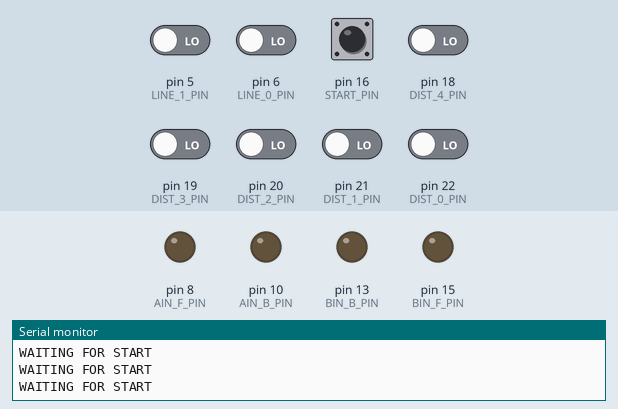
The sketch below on a simulated Arduino Mega 2560, built with avr-gcc and run on an emulated ATmega2560. Parts: output pins drawn as LEDs (lit = HIGH), the last lines printed to the serial monitor. Dashed ring = blinking. Inputs (shaded band) come from the test bench; at power-on: pin 5 (LINE_1_PIN), pin 6 (LINE_0_PIN), pin 16 (START_PIN), pin 18 (DIST_4_PIN), pin 19 (DIST_3_PIN), pin 20 (DIST_2_PIN), pin 21 (DIST_1_PIN), pin 22 (DIST_0_PIN) LOW.

Above: at 0.8 s.
0.9 s: pin 16 (START_PIN) pulled HIGH for 1 s
At 1.7 s:
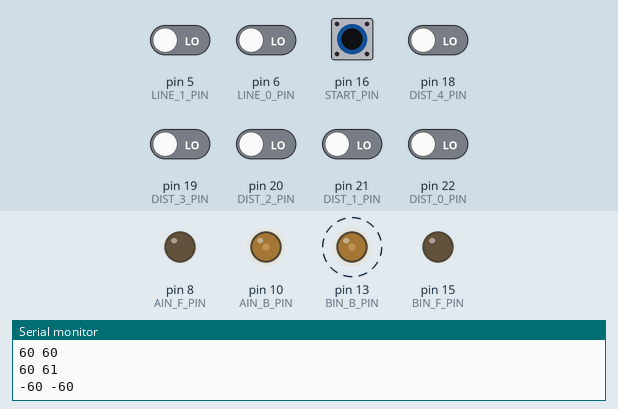
3.4 s: pin 16 (START_PIN) pulled HIGH for 0.15 s
At 3.47 s:
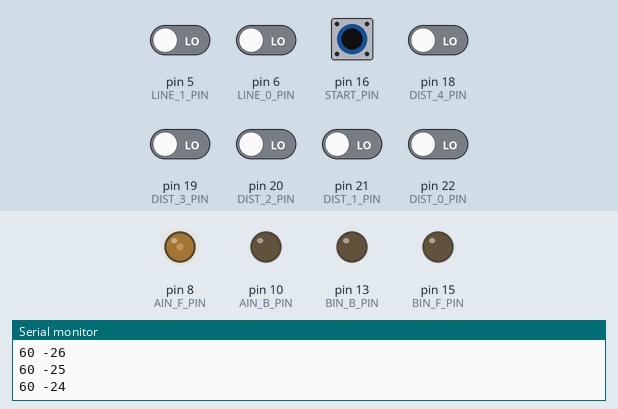
5.0 s: pin 5 (LINE_1_PIN) driven HIGH and pin 16 (START_PIN) driven HIGH
At 5.66 s:
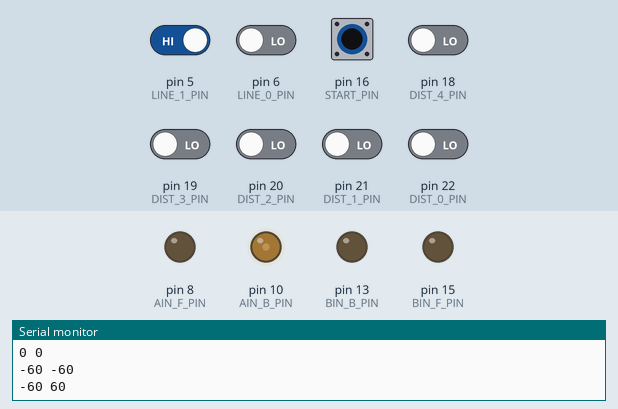
8.0 s: pin 6 (LINE_0_PIN) driven HIGH
At 9.2 s:
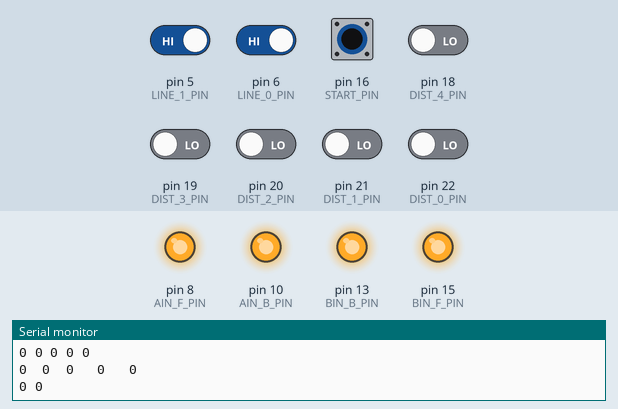
9.5 s: pin 5 (LINE_1_PIN) driven LOW
At 9.63 s:
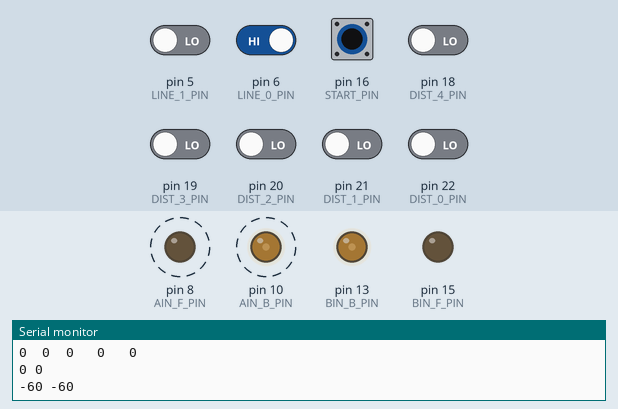
12.5 s: pin 5 (LINE_1_PIN) driven HIGH
At 13.4 s:
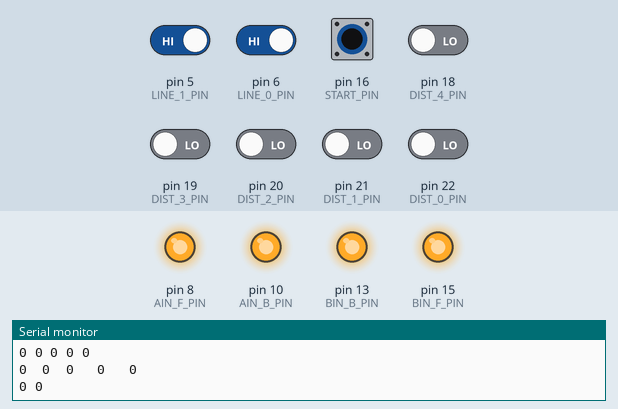
Timing chart, 0 to 15.3 s (numbered marks = the images above; inputs shaded):
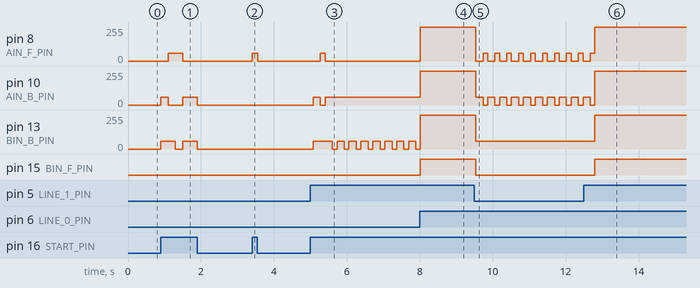

The sketch:

aug_copy_20230323185830.ino
```cpp
#define DIST_0_PIN 22// 90 left
#define DIST_1_PIN 21// sligt left
#define DIST_2_PIN 20// front
#define DIST_3_PIN 19// slight right
#define DIST_4_PIN 18// 90 right


#define LINE_0_PIN 6//left
#define LINE_1_PIN 5//right

#define AIN_F_PIN 8//left motor 8
#define AIN_B_PIN 10
#define BIN_F_PIN 15// right motor
#define BIN_B_PIN 13 //13

#define START_PIN 16
#define IR_PIN 17


#define DEBUG // coment if not needed
//#define DELAY // UNCOMENT IF NEED 5s DELAY
//#define TURN180

#ifdef DELAY
  #define START_DELAY 5000
#endif

#ifdef DEBUG
  #define BAUD 115200
#endif

// --------------------------tuning parameters------------------------------------------
#define SEARCH_SPEED 60 //maximum speed to manage to not fly out of the ring
#define ATTACK_SPEED 100 //maximum speed without vienkes
#define FULL_SPEED 200 // 255 FW taktika
#define DRIG_SPEED 255 // nu aiskiau paaiskint nei vardas negaliu
#define ROT_SPEED  60 //sukimosi paieskos greitis

#define MAX_SPEED_DISTANCE 100
#define FRONT_OVERRIDE_DISTANCE 300

#define DRIG_TIME 50
#define DRIG_INTERVAL 750
#define LINE_SEE_ROT_TIME 200
#define FULL_ROT_TIME 400
#define MID_TRACK_TIME 500
#define FULL_TURN_DELAY 100 //ms to turn 180 deg


const int lineTreshold = 500;


// absolutelly needed variables DO NOT FUCIKING TOUCH
// if not know what means ofc
#define DIST_TIMEOUT 25000
#define MAX_RANGE 700 // mm
#define APROX_SEE 100// maximum diference between sensors to see
int dist[5];
bool see[5];
bool timeout[5];
int a = 1; // Drig - 1; Lankos - 2
int b = 1; // other IR option

bool line[2];
int tactic = 0; // 0 is default tactic
bool attack = false;
bool notInProgress = true;
bool inAttack = false;

// functions
void drive(int spdA, int spdB);
void sensors();
void driger(int Mode);
void lankos(int mode);
void attacker();
void lineAvoid(bool left = false, bool right = false);
void rot180();

void setup()
{

  pinMode(AIN_F_PIN, OUTPUT);
  pinMode(AIN_B_PIN, OUTPUT);
  pinMode(BIN_F_PIN, OUTPUT);
  pinMode(BIN_B_PIN, OUTPUT);

  pinMode(DIST_0_PIN, INPUT);
  pinMode(DIST_1_PIN, INPUT);
  pinMode(DIST_2_PIN, INPUT);
  pinMode(DIST_3_PIN, INPUT);
  pinMode(DIST_4_PIN, INPUT);

  pinMode(LINE_0_PIN, INPUT);
  pinMode(LINE_1_PIN, INPUT);

  pinMode(START_PIN, INPUT);

  #ifdef DEBUG
    byte errorCode = diagnostics();
    Serial.begin(BAUD);
    if(errorCode == 0)
    {
      Serial.println("INIT complete");
      Serial.println("No errors found");
    }
    else
    {
      Serial.println("INIT complete");
      Serial.print("Error code: ");
      Serial.println(errorCode);
    }
  #endif

  while(!digitalRead(START_PIN))
  {
    #ifdef DEBUG
      Serial.println("WAITING FOR START");
    #endif
    delay(1);
  }

  #ifdef DELAY
    drive(0, 0);
    delay(START_DELAY);
  #endif

  #ifdef TURN180
    rot180();
  #endif

}

void loop() {
  sensors();
  if(a == 1)
  {
      driger(1);
  }
  else
  {
      lankos(1);
  }
}

int diagnostics()
{
  byte errorCod = 0;
  return errorCod;
}

void drive(int spdA, int spdB)
{
  //constrains
  #ifdef DEBUG
    Serial.print(spdA);
    Serial.print(" ");
    Serial.println(spdB);
  #endif
  if(digitalRead(START_PIN))
  {
    if(spdA == 0 && spdB == 0)
    {
      digitalWrite(AIN_F_PIN, HIGH);
      digitalWrite(AIN_B_PIN, HIGH);
      digitalWrite(BIN_F_PIN, HIGH);
      digitalWrite(BIN_B_PIN, HIGH);
    }
    else
    {
      if(spdA > 0)// motor A drive
      {
        analogWrite(AIN_F_PIN, spdA);
        digitalWrite(AIN_B_PIN, LOW);
      }
      else
      {
        digitalWrite(AIN_F_PIN, LOW);
        analogWrite(AIN_B_PIN, -spdA);
      }

      if(spdB > 0) // motor B drive
      {
        analogWrite(BIN_F_PIN, spdB);
        digitalWrite(BIN_B_PIN, LOW);
      }
      else
      {
        digitalWrite(BIN_F_PIN, LOW);
        analogWrite(BIN_B_PIN, -spdB);
      }

    }
  }
  else //stop
  {
    digitalWrite(AIN_F_PIN, LOW);
    digitalWrite(AIN_B_PIN, LOW);
    digitalWrite(BIN_F_PIN, LOW);
    digitalWrite(BIN_B_PIN, LOW);
  }
}

void sensors()
{
  line[0] = false;
  line[1] = false;
  if(!digitalRead(LINE_0_PIN))
    line[0] = true;
  if(!digitalRead(LINE_1_PIN))
    line[1] = true;

  if(line[0] || line[1])
  {
    lineAvoid(line[0], line[1]);
  }

  // distance calculatipon should be using interups in the future

  timeout[0] = false;
  timeout[1] = false;
  timeout[2] = false;
  timeout[3] = false;
  timeout[4] = false;
  int t0 = pulseIn(DIST_0_PIN, HIGH, DIST_TIMEOUT);
  if(t0 != 0 && t0 < 2000)
  {
    dist[0] = (t0 - 1000) * 3 / 4;
  }
  else
    timeout[0]= true;

  int t1 = pulseIn(DIST_1_PIN, HIGH, DIST_TIMEOUT);
  if(t1 != 0 && t1 < 2000)
  {
    dist[1] = (t1 - 1000) * 3 / 4;
  }
  else
    timeout[1]= true;

  int t2 = pulseIn(DIST_2_PIN, HIGH, DIST_TIMEOUT);
  if(t2 != 0 && t2 < 2000)
  {
    dist[2] = (t2 - 1000) * 3 / 4;
  }
  else
    timeout[2]= true;

  int t3 = pulseIn(DIST_3_PIN, HIGH, DIST_TIMEOUT);
  if(t3 != 0 && t3 < 2000)
  {
    dist[3] = (t3 - 1000) * 3 / 4;
  }
  else
    timeout[3]= true;

  int t4 = pulseIn(DIST_4_PIN, HIGH, DIST_TIMEOUT);
  if(t4 != 0 && t4 < 2000)
  {
    dist[4] = (t4 - 1000) * 3 / 4;
  }
  else
    timeout[4]= true;

  //find min in range
  int min = MAX_RANGE+1;
  int minSens = 5; // which sensor saw
  attack = false;
  for(int i = 0; i < 5; i++)
  {
    if(dist[i] < min && !timeout[i])
    {
      minSens = i;
      min = dist[i];
      attack = true;
    }
  }

  see[4]=false;
  see[3]=false;
  see[2]=false;
  see[1]=false;
  see[0]=false;

  if(min < MAX_RANGE+1)
  {
    see[minSens] = true;

    if(minSens == 0)
    {
      if(dist[0]-APROX_SEE < dist[1] && dist[1] < dist[0]+APROX_SEE)
        see[1]=true;
    }
    else
    {
      if(minSens == 4)
      {
        if(dist[4]-APROX_SEE < dist[3] && dist[3] < dist[4]+APROX_SEE)
          see[3]=true;
      }
      else
      {

        if(dist[minSens]-APROX_SEE < dist[minSens+1] && dist[minSens+1] < dist[minSens]+APROX_SEE && !timeout[minSens+1])
          see[minSens+1]=true;

        if(dist[minSens]-APROX_SEE < dist[minSens-1] && dist[minSens-1] < dist[minSens]+APROX_SEE && !timeout[minSens-1])
          see[minSens-1]=true;

      }
    }
  }
  for(int i = 0; i < 5; i++)
  {
    if(timeout[i])
      see[i] = false;
  }

  if(!see[0] && !see[1] && !see[2] && !see[3] && !see[4])
  {
    attack = false;
    inAttack = false;
  }

  if(attack && !inAttack)
  {
    attacker();
  }

  #ifdef DEBUG
    Serial.print(dist[0]);
    Serial.print(" ");
    Serial.print(dist[1]);
    Serial.print(" ");
    Serial.print(dist[2]);
    Serial.print(" ");
    Serial.print(dist[3]);
    Serial.print(" ");
    Serial.print(dist[4]);
    Serial.println();
    Serial.print(see[0]);
    Serial.print("  ");
    Serial.print(see[1]);
    Serial.print("  ");
    Serial.print(see[2]);
    Serial.print("   ");
    Serial.print(see[3]);
    Serial.print("   ");
    Serial.print(see[4]);
    Serial.println();
  #endif
}

void lineAvoid(bool left, bool right)
{
  if(left && right)
  {
    drive(-SEARCH_SPEED, -SEARCH_SPEED);
    delay(LINE_SEE_ROT_TIME);
    rot180();
  }
  if(left)
  {
    drive(-SEARCH_SPEED, -SEARCH_SPEED);
    delay(LINE_SEE_ROT_TIME);
    drive(-ROT_SPEED, ROT_SPEED);
  }
  if(right)
  {
    drive(-SEARCH_SPEED, -SEARCH_SPEED);
    delay(LINE_SEE_ROT_TIME);
    drive(ROT_SPEED, -ROT_SPEED);
  }

}

void rot180()
{
  int SpdA = ROT_SPEED, SpdB = -ROT_SPEED;
  while(SpdB <= ROT_SPEED)
  {
    SpdB++;
    drive(SpdA, SpdB);
    delay(3);
  }
}

void lankos(int mode = 0)
{
  if(mode == 1 && notInProgress)// mid speed
  {
    notInProgress = false;
    drive(FULL_SPEED, FULL_SPEED);
    delay(MID_TRACK_TIME);
  }
  if(mode == 2 && notInProgress) // full speed
  {
    notInProgress = false;
    drive(ATTACK_SPEED, ATTACK_SPEED);
    delay(MID_TRACK_TIME);
  }
  while(1)
  {
    sensors();
    drive(SEARCH_SPEED, SEARCH_SPEED);
    #ifdef DEBUG
      Serial.println("---SEARCHING---");
    #endif
  }
}

void driger(int Mode = 1)
{
  sensors();
  if(notInProgress)
  {
    notInProgress = false;
    long milk_1 = millis();
    while(!attack)
    {
      sensors();
      if((millis()-milk_1)%DRIG_INTERVAL == 0)
      {

        long milk_2 = millis();
        while(millis()-milk_2 < DRIG_TIME)
        {
          sensors();
          drive(DRIG_SPEED, DRIG_SPEED);
        }
      }
      drive(0, 0);
    }
  }
  if(Mode == 1) // rotate
  {
    drive(ROT_SPEED, -ROT_SPEED);
  }
  if(Mode == 2) // skip to lankos
  {
    drive(SEARCH_SPEED, SEARCH_SPEED);
  }
  if(Mode == 3) // wait
  {
    drive(0, 0);
  }
}

void attacker()
{
  inAttack = true;
  int state = 0;
  while(attack)
  {
    sensors();
    #ifdef DEBUG
      Serial.print("ATTACK state - ");
      Serial.println(state);
    #endif
    if(see[0])
      state = 4;

    if(see[1])
      state = 2;

    if(see[2])
      state = 0;

    if(see[3])
      state = -2;

    if(see[4])
      state = -4;

    if(see[0] && see[1])
      state = 3;

    if(see[1] && see[2])
      state = 1;

    if(see[3] && see[2])
      state = -1;

    if(see[4] && see[3])
      state = -3;

    if(see[0] && see[1] && see[2])
      state = 2;

    if(see[3] && see[2] && see[1])
      state = 0;

    if(see[4] && see[3] && see[2])
      state = -2;
    int state0spd = ATTACK_SPEED;
    if(dist[2] < FRONT_OVERRIDE_DISTANCE)
    {
      state = 0;
      if(dist[2] < MAX_SPEED_DISTANCE)
      {
        state0spd = 255;
      }
      else
      {
        state0spd = map(dist[2], FRONT_OVERRIDE_DISTANCE, MAX_SPEED_DISTANCE, ATTACK_SPEED, FULL_SPEED);
      }
    }

    switch (state) {
      case 4:
        drive(-ATTACK_SPEED/2, ATTACK_SPEED/2);
        break;

      case 3:
        drive(-(ATTACK_SPEED/4), ATTACK_SPEED/2);
        break;

      case 2:
        drive(0, ATTACK_SPEED/2);
        break;

      case 1:
        drive(ATTACK_SPEED/4, ATTACK_SPEED/2);
        break;

      case 0:
        drive(ATTACK_SPEED, ATTACK_SPEED);
        break;

      case -1:
        drive(ATTACK_SPEED/2, ATTACK_SPEED/4);
        break;

      case -2:
        drive(ATTACK_SPEED/2, 0);
        break;

      case -3:
        drive(ATTACK_SPEED/2, -(ATTACK_SPEED/4));
        break;

      case -4:
        drive(ATTACK_SPEED/2, -ATTACK_SPEED/2);
        break;

      default:
        drive(ATTACK_SPEED-20, ATTACK_SPEED-20);
        break;

    }
  }
}
```

Measured:
- after the input at 0.9 s, pin 8 (AIN_F_PIN): 0/255 → 60/255 after 0.20 s, → 0/255 0.40 s later; pin 10 (AIN_B_PIN): 0/255 → 60/255 at once, → 0/255 0.20 s later, → 60/255 0.40 s later, → 0/255 0.40 s later; pin 13 (BIN_B_PIN): alternates 60/255 for 0.40 s and 0/255 for 0.20 s, 4 changes in all, then stays 0/255, starting at once
- after the input at 3.4 s, pin 8 (AIN_F_PIN): 0/255 → 60/255 at once, → 0/255 0.15 s later
- after the input at 5.0 s, pin 8 (AIN_F_PIN): 0/255 → 60/255 after 0.28 s, → 0/255 0.13 s later; pin 10 (AIN_B_PIN): 0/255 → 60/255 after 0.08 s, → 0/255 0.20 s later, → 60/255 0.13 s later; pin 13 (BIN_B_PIN): 0/255 → 60/255 after 0.08 s, then repeats every 0.33 s: 0/255 0.13 s, 60/255 0.20 s
- after the input at 8.0 s, pin 8 (AIN_F_PIN): 0/255 → 255/255 at once; pin 10 (AIN_B_PIN): 60/255 → 255/255 at once; pin 15 (BIN_F_PIN): LOW → HIGH at once
- after the input at 9.5 s, pin 8 (AIN_F_PIN): alternates 60/255 for 0.13 s and 0/255 for 0.20 s, starting at once; pin 10 (AIN_B_PIN): alternates 60/255 for 0.20 s and 0/255 for 0.13 s, starting at once; pin 13 (BIN_B_PIN): 255/255 → 60/255 at once; pin 15 (BIN_F_PIN): HIGH → LOW at once
- after the input at 12.5 s, pin 13 (BIN_B_PIN): 60/255 → 255/255 after 0.30 s; pin 15 (BIN_F_PIN): LOW → HIGH after 0.30 s
